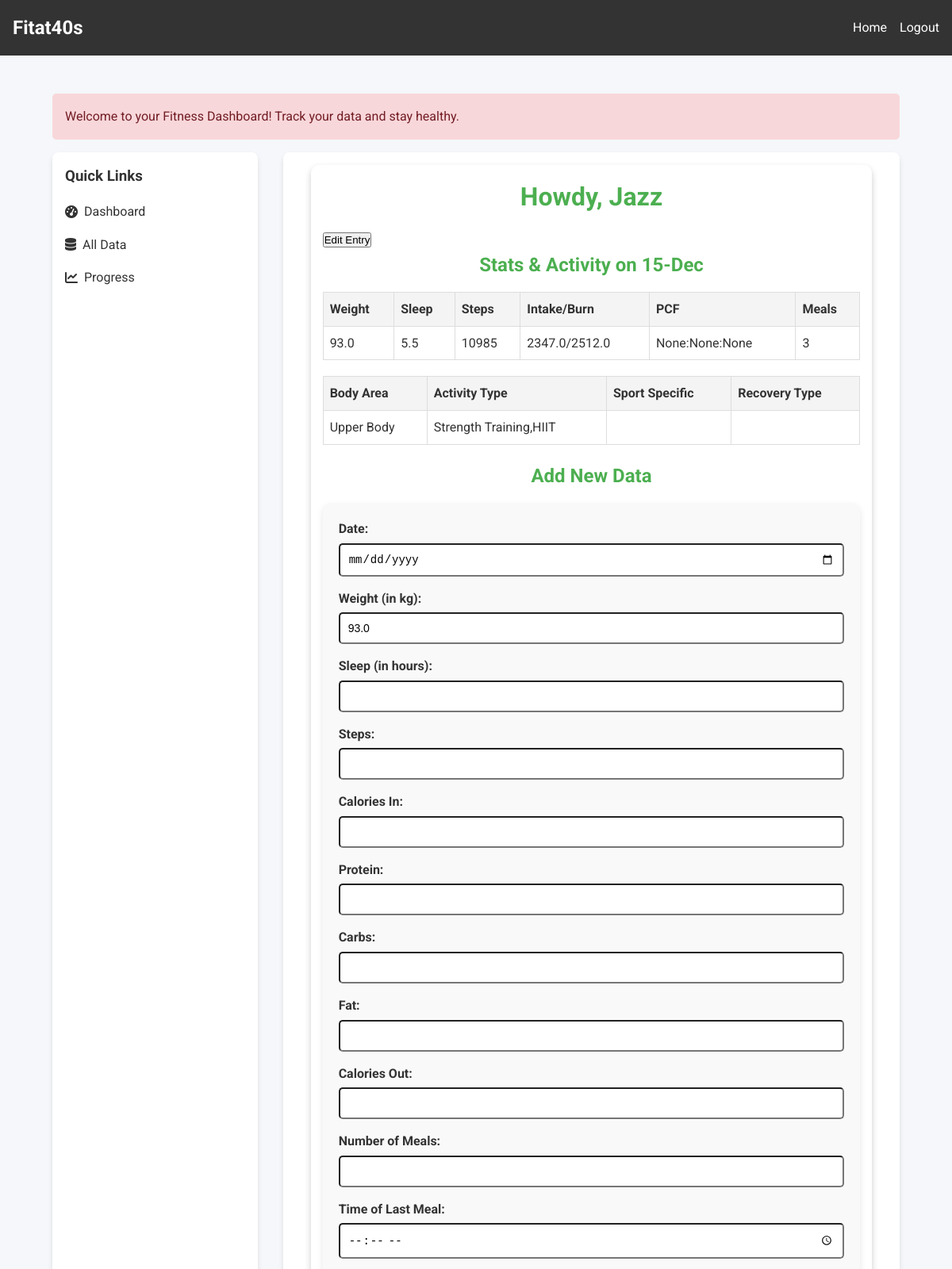
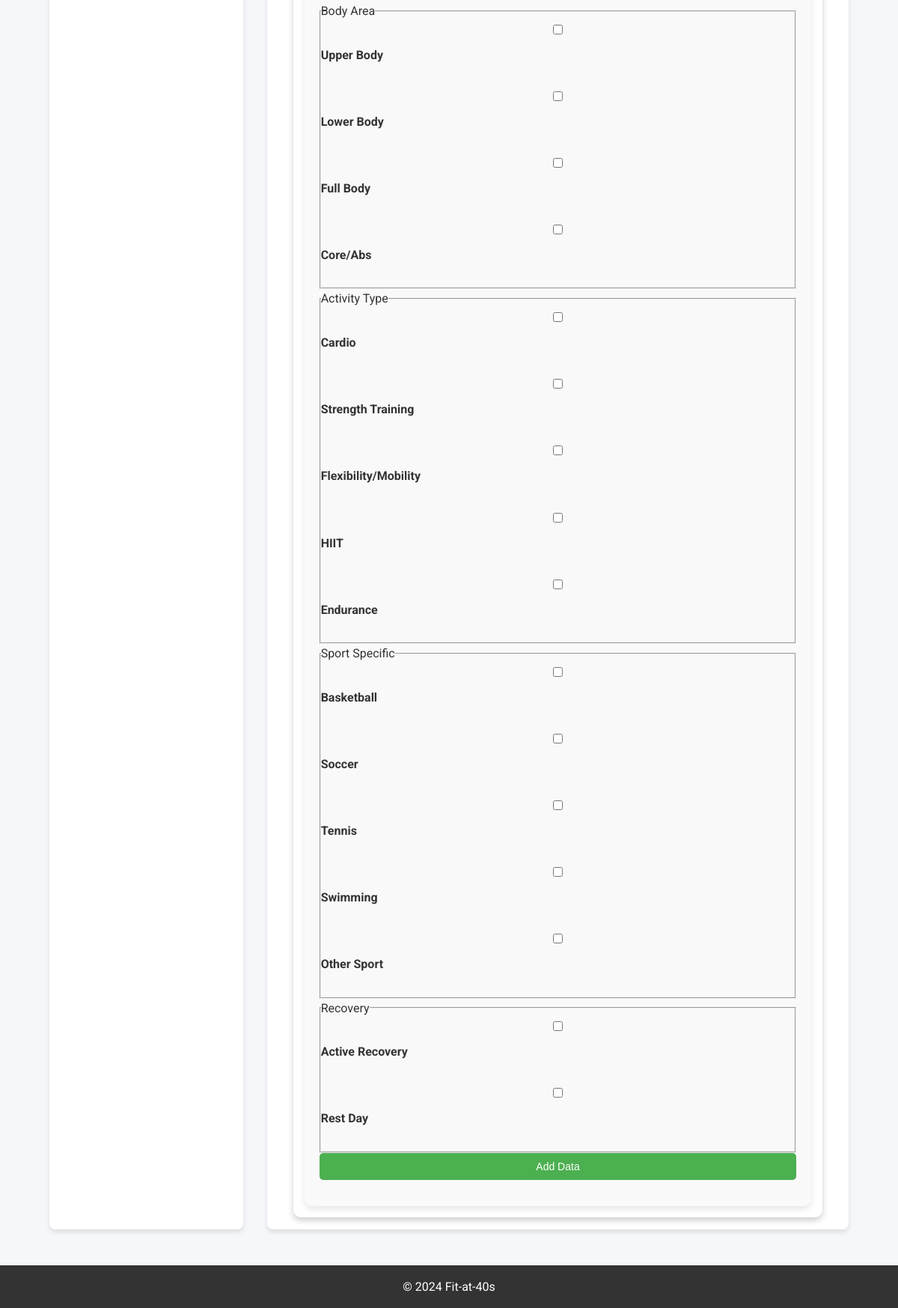
Page /dashboard (signed in) on the committed database (2 pictures, top to bottom).
### webapp/routes.py (models this page shows)
class User(UserMixin, db.Model):
    id = db.Column(db.Integer, primary_key=True)
    name = db.Column(db.String(150), nullable=False)
    dob = db.Column(db.Date, nullable=False)
    height = db.Column(db.Integer, nullable=False)
    weight = db.Column(db.Float, nullable=False)
    nickname = db.Column(db.String(100), nullable=False)
    diet_type = db.Column(db.String(50), nullable=False)
    password = db.Column(db.String(150), nullable=False)
    email = db.Column(db.String(150), nullable=False, unique=True)

class UserData(db.Model):
    id = db.Column(db.Integer, primary_key=True)
    user_id = db.Column(db.Integer, db.ForeignKey('user.id'))
    date = db.Column(db.Date, nullable=False)
    weight = db.Column(db.Float, nullable=False)
    sleep = db.Column(db.Float, nullable=False)
    steps = db.Column(db.Integer, nullable=False)
    calories_in = db.Column(db.Float, nullable=False)
    calories_out = db.Column(db.Float, nullable=False)
    protein = db.Column(db.Integer, nullable=True)
    carbs = db.Column(db.Integer, nullable=True)
    fat = db.Column(db.Integer, nullable=True)
    number_of_meals = db.Column(db.Integer, nullable=False)
    time_of_last_meal = db.Column(db.Time, nullable=False)
    created_at = db.Column(db.DateTime, nullable=False, default=datetime.now(uae))
    updated_at = db.Column(db.DateTime, nullable=False, default=datetime.now(uae), onupdate=datetime.now(uae))

class TrainingActivity(db.Model):
    id = db.Column(db.Integer, primary_key=True)
    user_id = db.Column(db.Integer, db.ForeignKey('user.id'))
    date = db.Column(db.Date, nullable=False)
    body_area = db.Column(db.Text, nullable=True)
    activity_type = db.Column(db.Text, nullable=True)
    sport_specific = db.Column(db.Text, nullable=True)
    recovery_type = db.Column(db.Text, nullable=True)
    created_at = db.Column(db.DateTime, nullable=False, default=datetime.now(uae))
    updated_at = db.Column(db.DateTime, nullable=False, default=datetime.now(uae), onupdate=datetime.now(uae))

### webapp/routes.py (the view, shortened to what this page needs)
@app.route('/dashboard', methods=['GET', 'POST'])
@login_required
def dashboard():
    latest_user_data = UserData.query.filter_by(user_id=current_user.id).order_by(UserData.date.desc()).first()
    latest_training_activity = TrainingActivity.query.filter_by(user_id=current_user.id).order_by(TrainingActivity.date.desc()).first()
    last_entry = latest_user_data if latest_user_data else None
    return render_template('dashboard.html', last_entry=last_entry,user_data=latest_user_data, training_activity=latest_training_activity)

### webapp/routes.py (called while the page is built)
@login_manager.user_loader
def load_user(user_id):
    return User.query.get(int(user_id))

### webapp/templates/dashboard.html (shortened to what this page needs)
{% extends "base.html" %}
{% block content %}
<div class="dashboard-container">
    <h1>Howdy, {{ current_user.nickname }}</h1>
    {% if last_entry %}
    <button id="edit-last-entry-btn">Edit Entry</button>
    {% else %}
    <p>No entries available to edit.</p>
    {% endif %}
    {% if user_data %}
    <h2>Stats & Activity on {{ user_data.date.strftime('%d-%b') }}</h2>
    <table class="dashboard-table">
        <thead>
            <tr>
                <th>Weight</th>
                <th>Sleep</th>
                <th>Steps</th>
                <th>Intake/Burn</th>
                <th>PCF</th>
                <th>Meals</th>
            </tr>
        </thead>
        <tbody>
            <tr>
                <td>{{ user_data.weight }}</td>
                <td>{{ user_data.sleep }}</td>
                <td>{{ user_data.steps }}</td>
                <td>{{ user_data.calories_in }}/{{ user_data.calories_out }}</td>
                <td>{{ user_data.protein }}:{{ user_data.carbs }}:{{ user_data.fat }}</td>
                <td>{{ user_data.number_of_meals }}</td>
            </tr>
        </tbody>
    </table>
    <table class="dashboard-table">
        <thead>
            <tr>
                <th>Body Area</th>
                <th>Activity Type</th>
                <th>Sport Specific</th>
                <th>Recovery Type</th>
            </tr>
        </thead>
        <tbody>
            <tr>
                <td>{{ training_activity.body_area }}</td>
                <td>{{ training_activity.activity_type }}</td>
                <td>{{ training_activity.sport_specific }}</td>
                <td>{{ training_activity.recovery_type }}</td>
            </tr>
        </tbody>
    </table>
    {% endif %}
    <h2>Add New Data</h2>
    <form action="/dashboard" method="post" class="form-container">
        <label for="date">Date:</label>
        <input type="date" id="date" name="date" required><br>
        <label for="weight">Weight (in kg):</label>
        <input type="number" id="weight" name="weight" step="0.1" value={{user_data.weight}} required><br>
        <label for="sleep">Sleep (in hours):</label>
        <input type="number" id="sleep" name="sleep" step="0.1" required><br>
        <label for="steps">Steps:</label>
        <input type="number" id="steps" name="steps" required><br>
        <label for="calories_in">Calories In:</label>
        <input type="number" id="calories_in" name="calories_in" step="1" required><br>
        <label for="protein">Protein:</label>
        <input type="number" id="protein" name="protein" step="1" required><br>
        <label for="carbs">Carbs:</label>
        <input type="number" id="carbs" name="carbs" step="1" required><br>
        <label for="Fat">Fat:</label>
        <input type="number" id="fat" name="fat" step="1" required><br>
        <label for="calories_out">Calories Out:</label>
        <input type="number" id="calories_out" name="calories_out" step="1" required><br>
        <label for="number_of_meals">Number of Meals:</label>
        <input type="number" id="number_of_meals" name="number_of_meals" min="1" max="5" required><br>
        <label for="time_of_last_meal">Time of Last Meal:</label>
        <input type="time" id="time_of_last_meal" name="time_of_last_meal" required><br>
        <fieldset>
            <legend>Body Area</legend>
            <label><input type="checkbox" name="body_area" value="Upper Body"> Upper Body</label><br>
            <label><input type="checkbox" name="body_area" value="Lower Body"> Lower Body</label><br>
            <label><input type="checkbox" name="body_area" value="Full Body"> Full Body</label><br>
            <label><input type="checkbox" name="body_area" value="Core/Abs"> Core/Abs</label><br>
        </fieldset>
        <fieldset>
            <legend>Activity Type</legend>
            <label><input type="checkbox" name="activity_type" value="Cardio"> Cardio</label><br>
            <label><input type="checkbox" name="activity_type" value="Strength Training"> Strength Training</label><br>
            <label><input type="checkbox" name="activity_type" value="Flexibility/Mobility"> Flexibility/Mobility</label><br>
            <label><input type="checkbox" name="activity_type" value="HIIT"> HIIT</label><br>
            <label><input type="checkbox" name="activity_type" value="Endurance"> Endurance</label><br>
        </fieldset>
        <fieldset>
            <legend>Sport Specific</legend>
            <label><input type="checkbox" name="sport_specific" value="Basketball"> Basketball</label><br>
            <label><input type="checkbox" name="sport_specific" value="Soccer"> Soccer</label><br>
            <label><input type="checkbox" name="sport_specific" value="Tennis"> Tennis</label><br>
            <label><input type="checkbox" name="sport_specific" value="Swimming"> Swimming</label><br>
            <label><input type="checkbox" name="sport_specific" value="Other Sport"> Other Sport</label><br>
        </fieldset>
        <fieldset>
            <legend>Recovery</legend>
            <label><input type="checkbox" name="recovery" value="Active Recovery"> Active Recovery</label><br>
            <label><input type="checkbox" name="recovery" value="Rest Day"> Rest Day</label><br>
        </fieldset>
        <button type="submit">Add Data</button>
    </form>
</div>
{% endblock %}

### webapp/templates/base.html (style rules this page uses)
* { margin: 0; padding: 0; box-sizing: border-box; }
body { font-family: 'Roboto', sans-serif; background: #f5f7fa; color: #333; line-height: 1.6; }

### webapp/templates/dashboard.html (style rules this page uses)
.dashboard-container { max-width: 95%; margin: auto; background: #ffffff; padding: 15px; border-radius: 10px; box-shadow: 0 4px 8px rgba(0, 0, 0, 0.2); }
.dashboard-container h1, .dashboard-container h2 { text-align: center; margin-bottom: 15px; color: #4CAF50; }
.dashboard-table { width: 100%; border-collapse: collapse; margin-bottom: 20px; }
.dashboard-table th, .dashboard-table td { text-align: left; padding: 8px; border: 1px solid #ddd; }
.dashboard-table th { background-color: #f4f4f4; color: #333; }
.form-container { background: #f9f9f9; padding: 20px; border-radius: 10px; box-shadow: 0 4px 8px rgba(0, 0, 0, 0.1); }
.form-container label { display: block; margin-bottom: 5px; font-weight: bold; }
.form-container input, .form-container select, .form-container button { width: 100%; margin-bottom: 15px; padding: 10px; border-radius: 5px; font-size: 14px; }
.form-container button { background: #4CAF50; color: white; border: none; cursor: pointer; }

### rows in the picture
User: nickname "Jazz"
UserData: date "15-Dec", weight "93.0", sleep "5.5", steps "10985", calories_in "2347.0", calories_out "2512.0", protein "None", carbs "None", fat "None", number_of_meals "3"
TrainingActivity: body_area "Upper Body", activity_type "Strength Training,HIIT"
